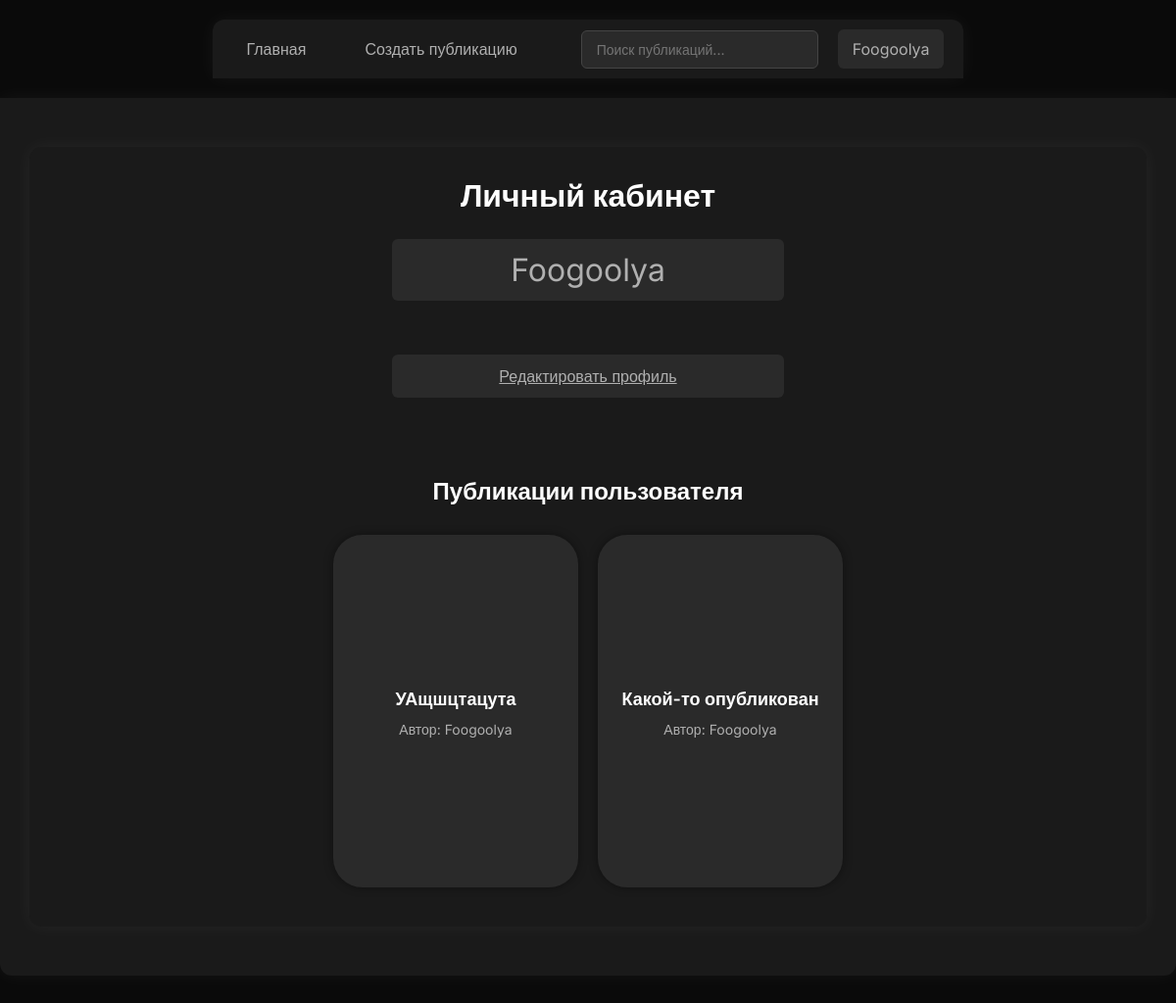
/cabinet.php (signed in), run on the app's committed database.
### tables this page shows
CREATE TABLE `Users` (
  `Id_U` int(11) NOT NULL,
  `username` varchar(15) DEFAULT NULL,
  `email` varchar(100) DEFAULT NULL,
  `login` varchar(20) NOT NULL,
  `password` varchar(30) NOT NULL,
  `create_at` timestamp NOT NULL,
  `avRate` int(11) DEFAULT NULL
);

CREATE TABLE `Posts` (
  `id_p` int(11) NOT NULL,
  `id_type` int(11) DEFAULT NULL,
  `id_u` int(11) NOT NULL,
  `title` varchar(200) NOT NULL COMMENT 'заголовок',
  `content` longtext NOT NULL COMMENT 'содержание',
  `create_at` timestamp NOT NULL COMMENT 'дата создания',
  `avRate` float DEFAULT NULL,
  `isNote` tinyint(1) DEFAULT NULL,
  `ownPrev` blob
);

### cabinet.php (the view, shortened to what this page needs)
<?php
$host = "localhost";
$user = "root";
$pass = "";
$dbname = "DevHub_mainDB";
$conn = new mysqli($host, $user, $pass, $dbname);
$conn->set_charset("utf8");
$userId = (int)$_SESSION['user_id'];
$userSql = "SELECT login, username FROM Users WHERE Id_U = {$userId}";
$userResult = $conn -> query($userSql);
$userData = $userResult->fetch_assoc();
$username = $userData['username'];
$sql = "
    SELECT
        p.id_p,
        p.title,
        COALESCE(NULLIF(u.username, ''), u.login) AS author_name
    FROM Posts p
    JOIN Users u ON p.id_u = u.Id_U
    WHERE p.isNote = 0 AND p.id_u = {$userId}
    ORDER BY p.create_at DESC
";
$result = $conn->query($sql);
require_once 'header.php';
?>
<div class="box" style="width: 1200px;">
    <h1>Личный кабинет</h1>
    <div style="display: flex; justify-content: center;text-align: center; margin-bottom: 20px;">
        <?php if (!empty($username)): ?>
            <p style="font-size: xx-large;  margin: 5px; width: 400px;"><?= htmlspecialchars($username) ?></p>
        <?php endif; ?>
    </div>
    <div style="margin: 20px; display: flex; justify-content: center; text-align: center">
        <a href="edit_prof.php" class="button" style="width: 400px;">Редактировать профиль</a>
    </div>
    <div class="post-wrapper">
        <h2>Публикации пользователя</h2>
            <?php if ($result && $result->num_rows > 0): ?>
                <div class="posts-grid">
                    <?php while ($row = $result->fetch_assoc()): ?>
                        <a class="post-card-link" href="post.php?id=<?php echo (int)$row['id_p']; ?>">
                            <div class="post-card">
                                    <div class="post-card-title">
                                        <?php echo htmlspecialchars($row['title']); ?>
                                    </div>
                                    <div class="post-card-author">
                                        Автор: <?php echo htmlspecialchars($row['author_name']); ?>
                                    </div>
                            </div>
                        </a>
                    <?php endwhile; ?>
                </div>
            <?php else: ?>
                <p>Пока нет опубликованных публикаций.</p>
            <?php endif; ?>
    </div>
</div>

### style.css (style rules this page uses)
* { color: #ffffff; margin: 0; padding: 0; box-sizing: border-box; font-family: "Inter", sans-serif; }
body { background-color: #0a0a0a; min-height: 90vh; min-width: 150vh; display: flex; justify-content: center; align-items: center; overflow-x: hidden; flex-direction: column; }
.box { display: flex; flex-direction: column; align-items: center; min-width: 280px; max-width: 100%; margin: 20px auto; background-color: #1a1a1a; padding: 30px; justify-content: center; border-radius: 12px; box-shadow: 0 0 20px rgba(255, 255, 255, 0.05); animation: glow 10s infinite alternate; }
.button { background-color: #2a2a2a; color: #b0b0b0; border: none; padding: 12px 25px; font-size: 16px; border-radius: 6px; cursor: pointer; margin: 10px 0; width: 100%; transition: all 0.2s ease; }
h1 { text-align: center; margin-bottom: 20px; color: #ffffff; }
h2 { text-align: center; margin-bottom: 20px; color: #ffffff; }
p { margin: 10px 0; padding: 12px; background-color: #2a2a2a; border-radius: 6px; color: #b0b0b0; }
.posts-grid { display: flex; flex-direction: row; flex-wrap: wrap; }
.post-card-link { text-decoration: none; color: inherit; }
.post-card { width: 250px; height: 360px; padding: 3px; margin: 10px; border-radius: 30px; background-color: #2a2a2a; box-shadow: 0 0 10px rgba(0, 0, 0, 0.4); display: flex; flex-direction: column; justify-content: center; align-items: center; border: 1px solid transparent; transition: background-color 0.2s ease, box-shadow 0.2s ease, border-color 0.2s ease, transform 0.1s ease; }
.post-card-title { padding: 3px; display: flex; align-items: center; justify-content: center; font-size: 18px; font-weight: 600; margin-bottom: 8px; color: #ffffff; text-align: center; word-wrap: break-word; overflow-wrap: break-word; }
.post-card-author { display: flex; align-items: center; justify-content: center; font-size: 14px; color: #b0b0b0; text-align: center; }
.post-card { position: relative; }

### data on the page
users: username "Foogoolya"
posts: title "УАщшцтацута", author_name "Foogoolya"
posts: title "Какой-то опубликован", author_name "Foogoolya"

### other printed values
$displayName "Foogoolya"
